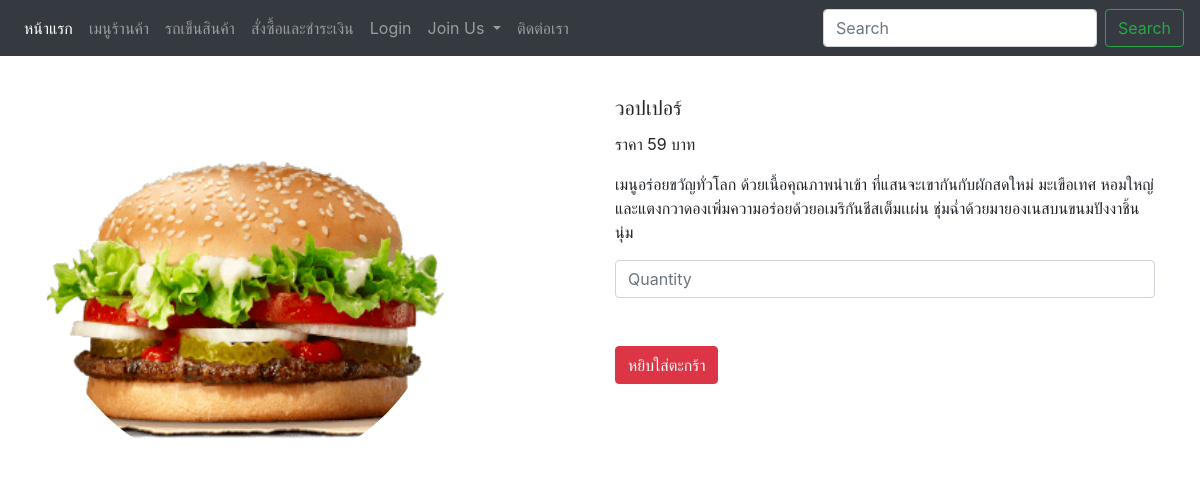
The app's page /Descriptionmenu.php?detailmenu=1 with its own data.
### tables this page shows
CREATE TABLE `product` (
  `Product_ID` int(8) NOT NULL,
  `Product_name` varchar(30) NOT NULL,
  `Image_name` varchar(500) NOT NULL,
  `Price` float DEFAULT NULL,
  `Description` varchar(500) NOT NULL
);

### Descriptionmenu.php (the view, shortened to what this page needs)
<?php
include_once ('db.php');
if(isset($_GET['detailmenu'])){
  $id = $_GET['detailmenu'];
  $sql = "SELECT * FROM product WHERE Product_ID = $id" ;
  $con->query("SET NAMES UTF8");
  $query = $con->query($sql);
  $result = $query->fetch_assoc();
}
?>
<!doctype html>
<html lang="en">
  <head>
    <link rel="stylesheet" href="https://stackpath.bootstrapcdn.com/bootstrap/4.3.1/css/bootstrap.min.css">
    <nav class="navbar navbar-expand-lg navbar-dark bg-dark fixed-top">
  <div class="collapse navbar-collapse" id="navbarNavDropdown">
    <ul class="navbar-nav">
      <li class="nav-item active">
        <a class="nav-link" href="index.php">หน้าแรก <span class="sr-only">(current)</span></a>
      </li>
      <li class="nav-item ">
        <a class="nav-link" href="menu.php">เมนูร้านค้า </a>
      </li>
      <li class="nav-item ">
        <a class="nav-link" href="cart.php">รถเข็นสินค้า </a>
      </li>
      <li class="nav-item ">
        <a class="nav-link" href="checkout.php">สั่งซื้อและชำระเงิน </a>
      </li>
      <li class="nav-item dropdown ">
      <?php  if(isset($_SESSION['User_ID'])){ ?>
       <a class="nav-link dropdown-toggle" href="Logintest.php" id="navbarDropdownMenuLink" role="button" data-toggle="dropdown" aria-haspopup="true" aria-expanded="false">
        Member Login
      </a>
      <div class="dropdown-menu" aria-labelledby="navbarDropdownMenuLink">
        <a class="dropdown-item" href="resetpwd.php">Password Reset</a>
        <a class="dropdown-item" href="editprofile.php">Profile</a>
        <a class="dropdown-item" href="logout.php">ออกจากระบบสมาชิก</a>
      </div>
    </li>
      <?php } else{ ?>
        <li class="nav-item ">
        <a class="nav-link" href="Logintest.php">Login</a>
      </li>
      <?php } ?>
      <li class="nav-item dropdown">
        <a class="nav-link dropdown-toggle" href="#" id="navbarDropdownMenuLink" role="button" data-toggle="dropdown" aria-haspopup="true" aria-expanded="false">
          Join Us
        </a>
      </li>
      <li class="nav-item ">
        <a class="nav-link" href="Contact.html">ติดต่อเรา </a>
      </li>
    </ul>
  </div>
  <form class="form-inline">
    <input class="form-control mr-sm-2" type="search" placeholder="Search" aria-label="Search">
    <button class="btn btn-outline-success my-2 my-sm-0" type="submit">Search</button>
  </form>
</nav>
  </head>
<body>
  <br>
  <br><br>
  <div>
    <div class="container">
      <div class="row">
        <div class="col-sm-6 bg-white">
          <a ><img src="<?php echo  $result['Image_name']; ?>" width="400" height="400" class="rounded-circle" alt="" /></a>
        </div>
        <div class="col-sm-6 bg-white">
          <br>
          <h5 class="card-title"><?php echo $result['Product_name'] ; ?></h5>
          <p>ราคา <?php echo $result['Price'] ; ?> บาท</p>
          <p><?php echo $result['Description'] ; ?></p>
          <form action="addToCart.php" method="get">
            <input type="text" id="qty" name="qty" placeholder="Quantity" class="form-control" maxlength="4">
            <br><br>
            <button type="submit" name="submit" class="btn btn-danger">หยิบใส่ตะกร้า</button>
          </form>
        </div>
      </div>
    </div>
  </div>
</body>
</html>

### records on screen
product: Image_name (picture), Product_name "วอปเปอร์", Price "59", Description "เมนูอร่อยขวัญทั่วโลก ด้วยเนื้อคุณภาพนำเข้า ที่แสนจะเขากันกับผักสดใหม่ มะเขือเทศ หอมใหญ่ และแตงกวาดองเพิ่มความอร่อยด้วยอเมริกันชีสเต็มเเผ่น ชุ่มฉ่ำด้วยมายองเนสบนขนมปังงาชิ้นนุ่ม"
